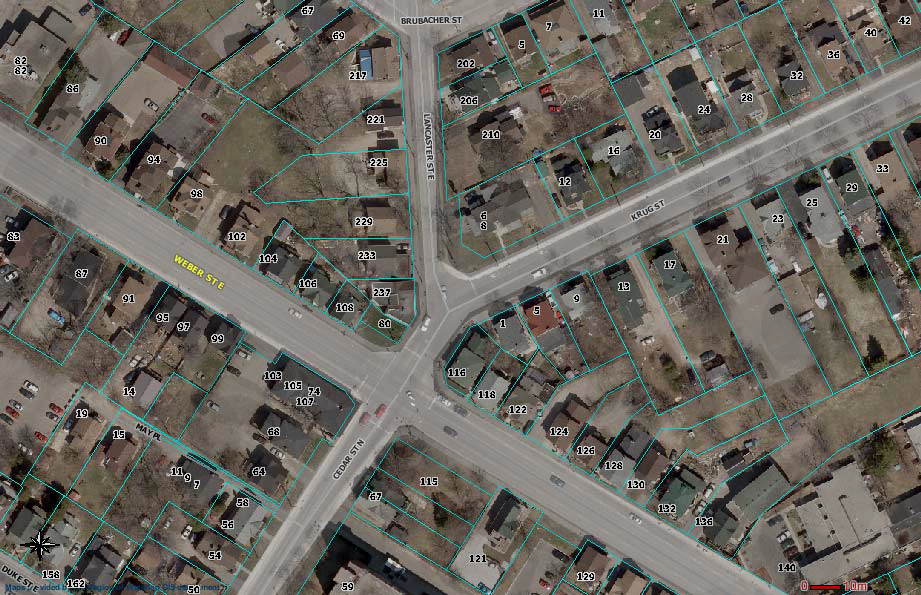
%> input picture input_image5.png, 921 x 595 px
$ octave road_extraction5.m   (GNU Octave 9; MATLAB toolbox functions it lacks are replaced by stand-ins)
%> lines starting %> are read from the running program, lines starting %| are printed output that depends on the picture; in (x1, y1, x2, y2) boxes, pixels count from 0 and x2, y2 are one past the last pixel; in counts of white or black regions, pixels touching at a corner belong together; the program's own positions count from 1
clc
clear all;
close all;
I=imread('input_image5.png');
%> I is the input picture: size 595x921x3 uint8; mean R, G, B 104.3, 101.2, 93.9
figure;
imshow(I);
title('Original image');

J=rgb2gray(I);
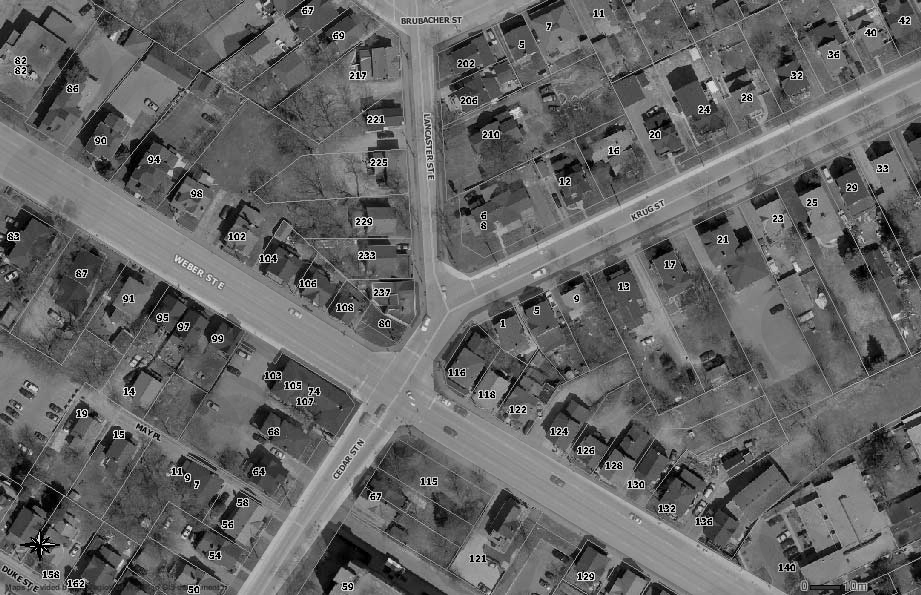
%> J: size 595x921 uint8; min 0, max 232, mean 101.3
%whos
figure,imshow(J);
title('grayscale image');
% [7 lines of commented-out code are left out]
figure;
imshow(J);

level = graythresh(J);
%> level = 0.384
I=im2bw(J,level);
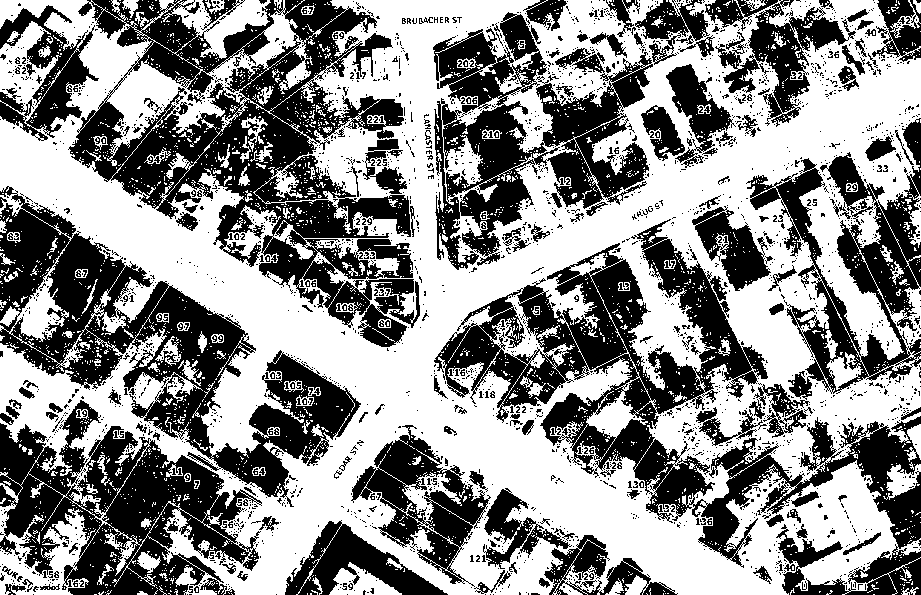
%> I: size 595x921 logical; 54.8% white; 2601 black regions (2361 under 20 px), largest, box (x1, y1, x2, y2) and area: (434, 219, 921, 595) 44901, (68, 0, 420, 347) 44895, (0, 186, 361, 507) 31691
I=imread('input_image5.png');
I = im2bw(I, 0.55);
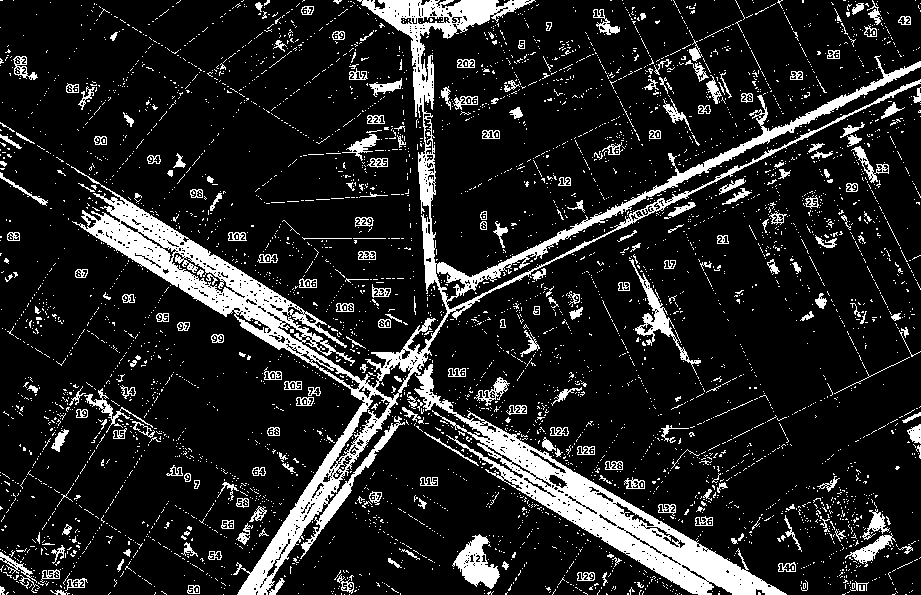
%> I: size 595x921 logical; 14% white; 4505 white regions (4242 under 20 px), largest, box (x1, y1, x2, y2) and area: (71, 0, 921, 595) 30556, (414, 364, 787, 595) 12856, (452, 534, 500, 589) 1266
figure;
imshow(I);
title('Binary image after thresholding');


B = medfilt2(I);
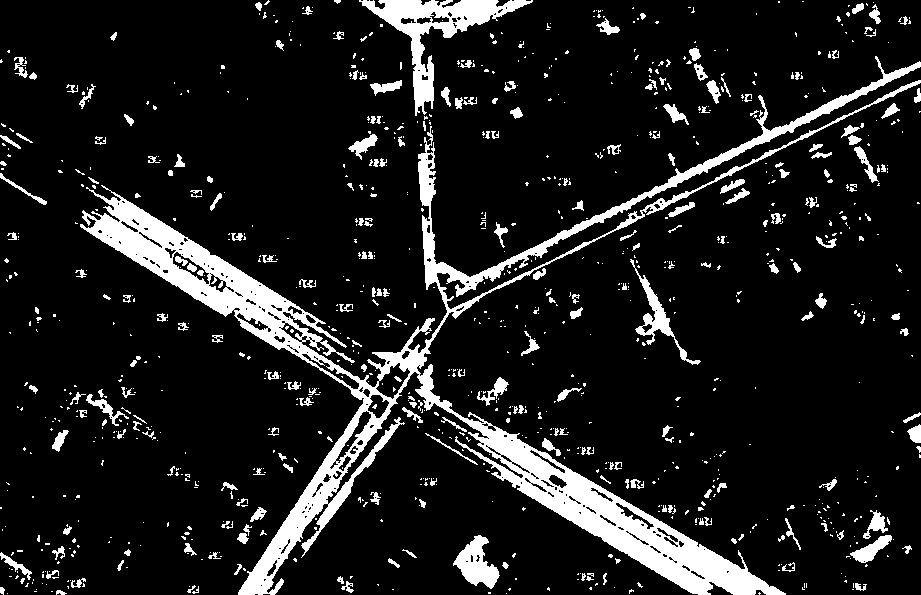
%> B: size 595x921 logical; 11.8% white; 1020 white regions (783 under 20 px), largest, box (x1, y1, x2, y2) and area: (80, 56, 921, 595) 39827, (359, 0, 533, 116) 4552, (453, 535, 500, 589) 1281
figure,imshow(B);
title('median filtered image');

im = bwareaopen(B,1500);
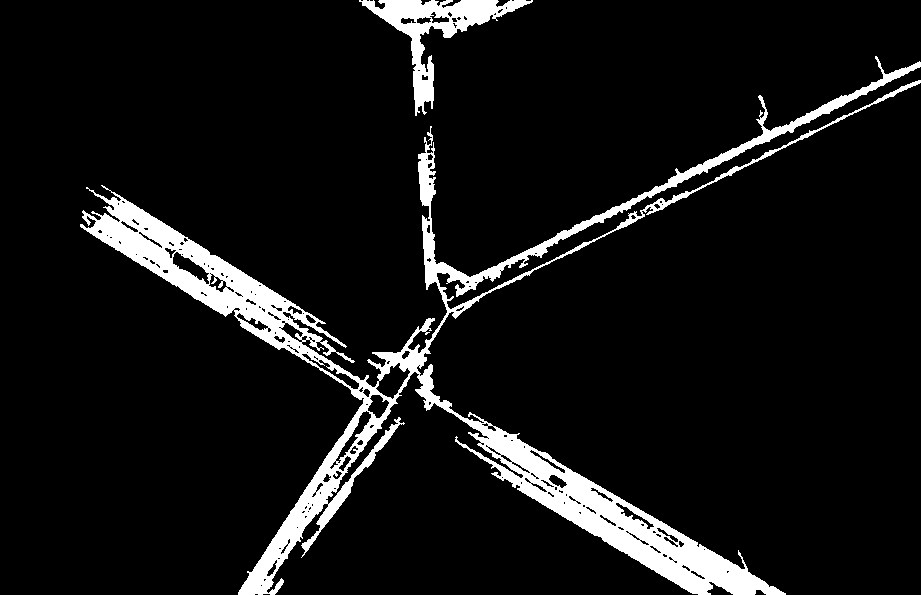
%> im: size 595x921 logical; 8.1% white; 2 white regions, box (x1, y1, x2, y2) and area: (80, 56, 921, 595) 39827, (359, 0, 533, 116) 4552
%Binary = imfill(im,'holes');
figure,imshow(im);
title('removing connected components(pixel <6)');

  gt=imread('ground_truth5.png');
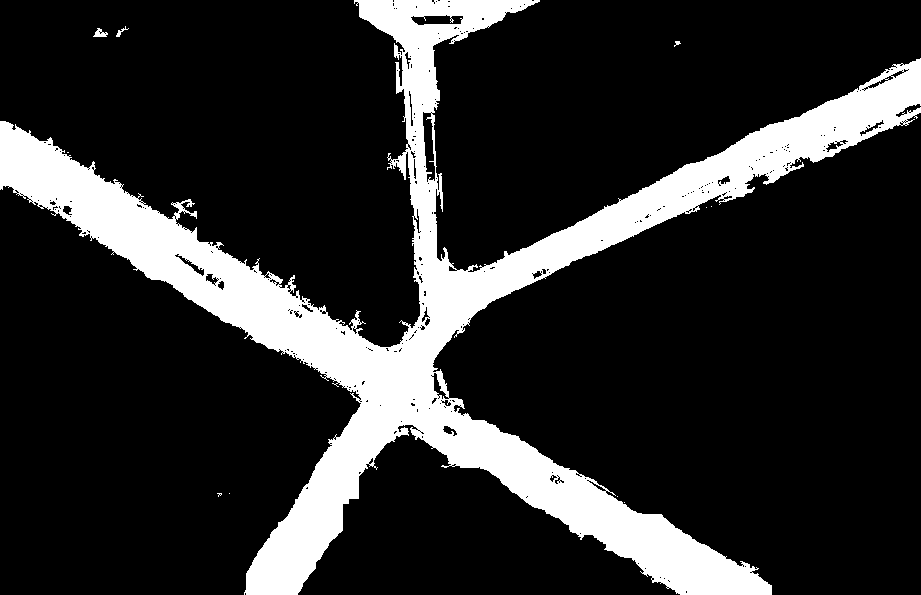
%> input picture ground_truth5.png, 921 x 595 px
%> gt is the input picture: size 595x921 uint8; values 0 (black) and 1 (white), 17.2% white; 11 white regions (7 under 20 px), largest, box (x1, y1, x2, y2) and area: (0, 0, 921, 595) 94033, (93, 28, 108, 37) 76, (116, 26, 129, 37) 40, (674, 41, 681, 47) 21
  gt_numeric=double(gt);
  im_numeric=double(im*1);

  figure,
  imshow(gt_numeric);
  title('image 5 groundtruth');

  gt_1D=gt_numeric(:);
  im_1D=im_numeric(:);

  C2=confusionmat(gt_1D,im_1D);
%> C2 = [452171 1637; 51445 42742]
  disp(C2);
%|    452171     1637
%|     51445    42742

  Accuracy=((C2(1,1)+C2(2,2))/(C2(1,1)+C2(1,2)+C2(2,1)+C2(2,2)))*100;
%> Accuracy = 90.31
  disp(Accuracy);
%| 90.313

BW = bwmorph(im,'remove');
%> BW: size 595x921 logical; 1.9% white in thin lines or dots
figure,imshow(BW);
title('morphological filtering');

BW1 = edge(BW,'sobel');
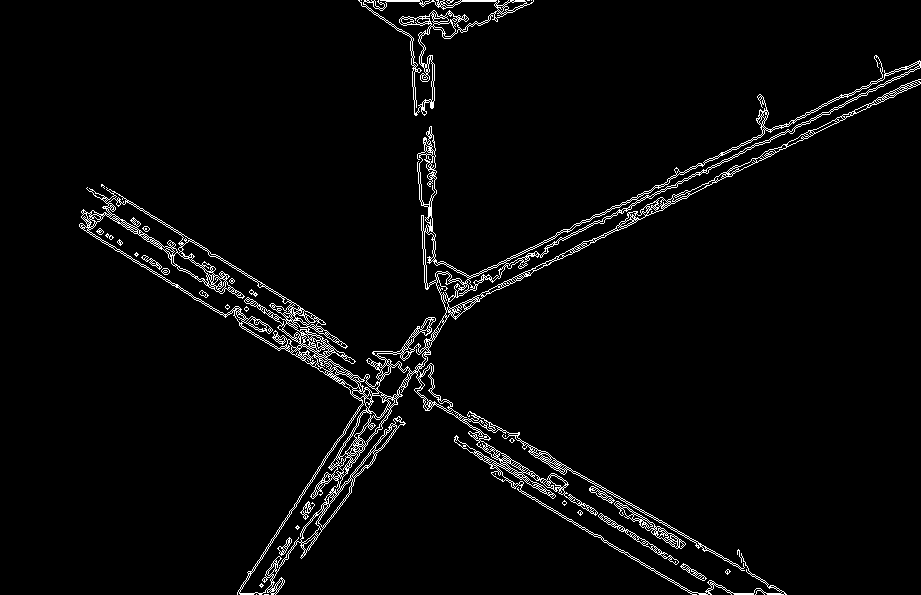
%> BW1: size 595x921 logical; 3.2% white in thin lines or dots
figure,imshow(BW1);
title('edge detection(sobel)');

%> (the run ends here)
